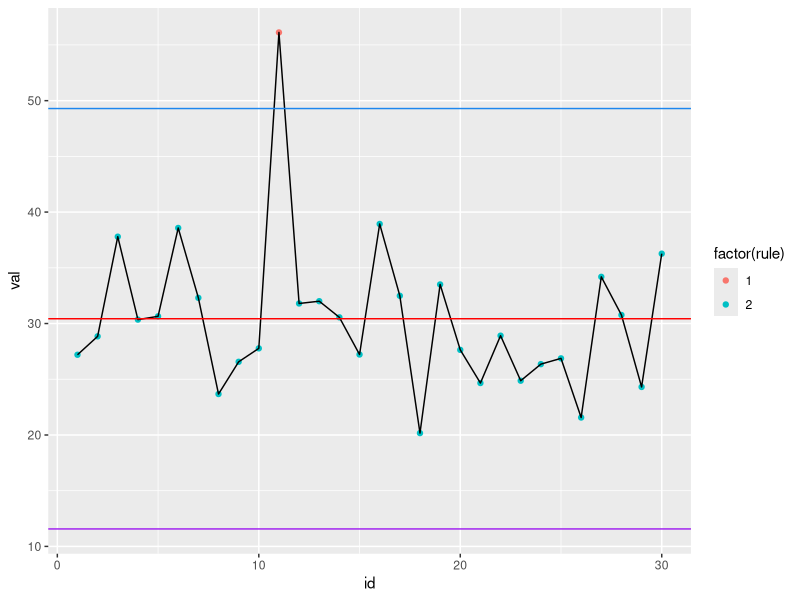

Recreate this plot in R.
set.seed(123)

dt <- data.frame(id = seq(30),
                 val = rnorm(30, 30,5))

#dt$val[10] <- dt$val[10] +10
dt$val[11] <- dt$val[11] +20

dt$lag <- Hmisc::Lag(dt$val, -1)
dt$mr <- abs(dt$val-dt$lag)
mean_s <- mean(dt$val)
mean_mr <- mean(na.omit(dt$mr))

UCL <- mean_s + (3*mean_mr / 1.128)
LCL <- mean_s - (3*mean_mr / 1.128)

dt$rule <- ifelse(dt$val>UCL,1,ifelse(dt$val<LCL,3,2))

library(ggplot2)

ggplot(dt, aes(x=id, y=val))+
  geom_point(aes(col=factor(rule)))+
  geom_line()+
  geom_hline(yintercept=mean_s, col="red")+
  geom_hline(yintercept=UCL, col="dodgerblue2")+
  geom_hline(yintercept=LCL, col="purple")
